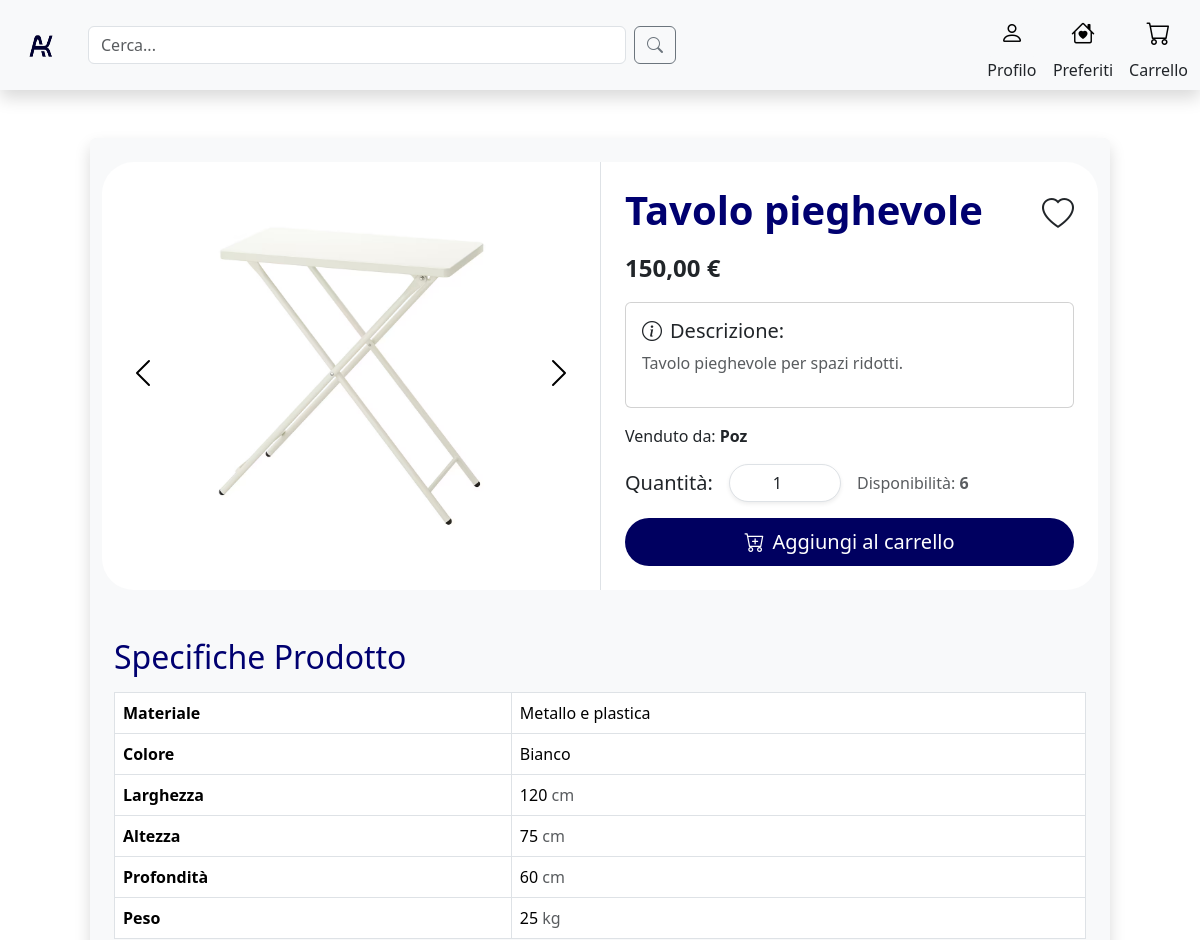
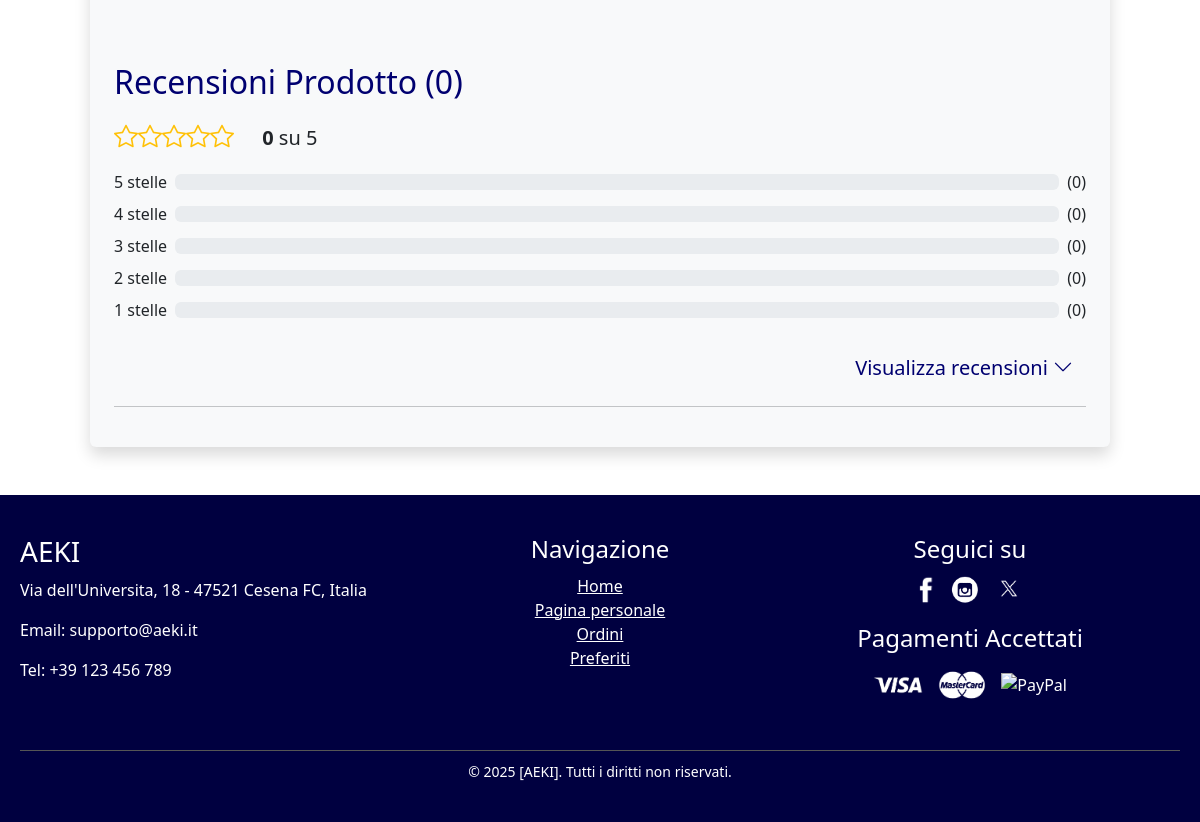
Page /singleProduct.php?id=45 on the committed database (2 pictures, top to bottom).
### tables this page shows
create table ImmagineProdotto (
     PercorsoImg VARCHAR(60) not null,
     Icona char not null,
     CodiceProdotto INT not null,
     constraint ID_ImmagineProdotto_ID primary key (PercorsoImg));

CREATE TABLE Prodotto (
    CodiceProdotto INT AUTO_INCREMENT,
    Nome VARCHAR(40) NOT NULL,
    Prezzo FLOAT NOT NULL,
    Descrizione VARCHAR(200) NOT NULL,
    NomeMateriale VARCHAR(40) not null,
    NomeColore VARCHAR(40) not null,
    Peso FLOAT NOT NULL,
    Disponibilita INT NOT NULL DEFAULT 6,
    Altezza FLOAT NOT NULL,
    Larghezza FLOAT NOT NULL,
    Profondita FLOAT NOT NULL,
    ValutazioneMedia FLOAT NOT NULL DEFAULT 0,  
    NumeroRecensioni INT NOT NULL DEFAULT 0,      
    NomeAmbiente VARCHAR(40) NOT NULL,
    NomeCategoria VARCHAR(40) NOT NULL,
    Username VARCHAR(20) NOT NULL,
    Rimosso char NOT NUlL,
    CONSTRAINT ID_Prodotto_ID PRIMARY KEY (CodiceProdotto)
);

### singleProduct.php (called while the page is built, shortened)
<?php
require_once 'bootstrap.php';
$templateParams["titolo"] = "Aeki - SingleProduct";
$templateParams["nome"] = "singleProduct_main.php";
$idprodotto = $_GET["id"];
$templateParams["prodotto"] = $dbh->getProdotto($idprodotto);
$templateParams["immagini"] = $dbh->getProdottoImages($idprodotto);
$templateParams["reviewsStats"] = $dbh->getStarNumber($idprodotto);
$templateParams["reviews"] = $dbh->getProductReviews($idprodotto);
$templateParams["prodotto"]["InWishlist"] = "false";
if (isset($_SESSION['user_id'])) {
    $userId = $_SESSION['user_id'];
    if ($dbh->inWishList($idprodotto, $userId)) {
        $templateParams["prodotto"]["InWishlist"] = "true";
    }
    $templateParams["userType"] = $dbh->userType($userId);
}else{
    $templateParams["userType"] = "Cliente";
}
$templateParams["js"] = array("js/addToCart.js","js/likeButton.js","js/singleProductReview.js");
require 'template/base.php';
?>

### db/database.php (called while the page is built, shortened)
<?php
class DatabaseHelper{
    private $db;
    public function __construct($servername, $username, $password, $dbname){
        $this->db = new mysqli($servername, $username, $password, $dbname);
    }
    public function getProdotto($idProdotto){
        $stmt = $this->db->prepare("SELECT * FROM Prodotto WHERE CodiceProdotto=?");
        $stmt->bind_param('i',$idProdotto);
        $stmt->execute();
        $result = $stmt->get_result();
        return $result->fetch_assoc();
    }
    public function getProdottoImages($idProdotto){
        $stmt = $this->db->prepare("SELECT PercorsoImg, Icona FROM ImmagineProdotto WHERE CodiceProdotto=?");
        $stmt->bind_param('i',$idProdotto);
        $stmt->execute();
        $result = $stmt->get_result();
        return $result->fetch_all(MYSQLI_ASSOC);
    }
    public function getStarNumber($idProdotto){
        $stmt = $this->db->prepare("SELECT r.stelle,COUNT(r.IDrecensione) AS numeroRecensioni
                                    FROM Recensione r
                                    WHERE r.CodiceProdotto = ?
                                    GROUP BY r.stelle
                                    ORDER BY r.stelle DESC");
        $stmt->bind_param('i', $idProdotto);
        $stmt->execute();
        $result = $stmt->get_result();
        return $result->fetch_all(MYSQLI_ASSOC);
    }
    public function getProductReviews($idProdotto){
        $stmt = $this->db->prepare("SELECT IDrecensione,Testo,stelle,r.Username AS Cliente
                                    FROM Recensione AS r
                                    JOIN Prodotto AS p ON p.CodiceProdotto = r.CodiceProdotto
                                    WHERE p.CodiceProdotto = ?");
        $stmt->bind_param('i', $idProdotto);
        $stmt->execute();
        $result = $stmt->get_result();
        return $result->fetch_all(MYSQLI_ASSOC);
    }
}
?>

### bootstrap.php (called while the page is built, shortened)
<?php
require_once("utils/functions.php");
require_once("db/database.php");
$dbh = new DatabaseHelper("localhost", "root", "", "aekiDb");
?>

### template/singleProduct_main.php (the view, shortened to what this page needs)
<link rel="stylesheet" href="./css/singleProduct_style.css">
<?php $prodotto = $templateParams["prodotto"];?>
<div class="row d-flex justify-content-center my-5">
    <div class = "col-md-10 col-12 rounded shadow bg-light p-4">
        <div class="row d-flex align-items-stretch bg-white rounded-5 ">
            <div class="col-md-6 d-flex justify-content-center align-items-center">
                <button class="btn me-3" type="button" data-bs-target="#productCarousel" data-bs-slide="prev">
                    <span class="carousel-control-prev-icon" aria-hidden="true"></span>
                </button>
                <div id="productCarousel" class="carousel slide p-2" data-bs-ride="carousel">
                    <div class="carousel-inner">
                        <?php foreach ($templateParams["immagini"] as $img): ?>
                            <?php if ($img["Icona"] == 'Y'): ?>
                                <div class="carousel-item active">
                                    <img src="<?php echo $img["PercorsoImg"]; ?>" class="d-block img-fluid rounded" alt="<?php echo $img["PercorsoImg"]; ?>">
                                </div>
                            <?php else : ?>
                                <div class="carousel-item">
                                    <img src="<?php echo $img["PercorsoImg"]; ?>" class="d-block img-fluid rounded" alt="<?php echo $img["PercorsoImg"]; ?>">
                                </div>
                            <?php endif; ?>
                        <?php endforeach; ?>
                    </div>
                </div>
                <button class="btn ms-3" type="button" data-bs-target="#productCarousel" data-bs-slide="next">
                    <span class="carousel-control-next-icon" aria-hidden="true"></span>
                </button>
            </div>
            <div class="col-md-6 p-4 d-flex border-start flex-column">
                <div class="d-flex align-items-center mb-2">
                    <h1 class="fw-bold flex-grow-1 display-6 " style = "color:#000070"><?php echo $prodotto["Nome"]; ?></h1>
                    <div>
                        <?php if ($prodotto["InWishlist"] == "true"): ?>
                            <span class="bi bi-heart-fill fs-2" data-id="<?php echo htmlspecialchars($prodotto["CodiceProdotto"]); ?>" style="display:inline-block;color:#B00000"></span>
                            <span class="bi bi-heart fs-2" data-id="<?php echo htmlspecialchars($prodotto["CodiceProdotto"]); ?>" style="display:none;"></span>
                        <?php else: ?>
                            <span class="bi bi-heart fs-2" data-id="<?php echo htmlspecialchars($prodotto["CodiceProdotto"]); ?>" style="display:inline-block;"></span>
                        <?php endif; ?>
                    </div>
                </div>
                <div class="mb-3">
                    <span class="fs-4 fw-semibold"><?php echo number_format($prodotto["Prezzo"], 2, ',', ''); ?> €</span>
                </div>
                <div class="card p-3 mb-3">
                    <h2 class="card-title fs-5"><span class="bi bi-info-circle me-2"></span>Descrizione:</h2>
                    <p class="fs-6 text-muted"><?php echo $prodotto["Descrizione"]; ?></p>
                </div>
                <span class="mb-3" >Venduto da: <span class="fw-semibold" ><?php echo $prodotto["Username"]; ?></span></span>
                <div class="d-flex align-items-center mb-3">
                    <label for="quantity" class="me-3 fs-5">Quantità:</label>
                    <input type="number" id="quantity" class="form-control w-25 me-3 rounded-pill px-4 text-center shadow-sm"
                        onchange="updateQuantity(<?php echo $prodotto['Disponibilita']?>)"
                        min="<?php echo $prodotto["Disponibilita"] > 0 ? 1 : 0; ?>"
                        max="<?php echo $prodotto["Disponibilita"]; ?>"
                        value="<?php echo $prodotto["Disponibilita"] > 0 ? 1 : 0; ?>">
                    <span class="text-muted fs-6">Disponibilità:
                        <span class="fw-semibold" style="<?php echo $prodotto["Disponibilita"] < 5 ? 'color:#B00000' : ''; ?>">
                            <?php echo $prodotto["Disponibilita"]; ?>
                        </span>
                    </span>
                </div>
                <button id="addToCartButton" class="btn rounded-pill w-100 py-2 fs-5 hover-shadow" style="background-color: #000060; color: #FFFFFF" data-id="<?php echo htmlspecialchars($prodotto["CodiceProdotto"]); ?> ">
                    <span class="bi bi-cart-plus me-2"></span>Aggiungi al carrello
                </button>
            </div>
        </div>
        <div class="row mt-5 ">
            <div class="col-12">
                <h2 class="mb-3" style = "color:#000070">Specifiche Prodotto</h2>
                <table class="table table-bordered table-rounded">
                    <tbody>
                        <tr>
                            <th>Materiale</th>
                            <td><?php echo $prodotto["NomeMateriale"]?></td>
                        </tr>
                        <tr>
                            <th>Colore</th>
                            <td><?php echo $prodotto["NomeColore"]?></td>
                        </tr>
                        <tr>
                            <th>Larghezza</th>
                            <td><?php echo $prodotto["Larghezza"]?> <span class = "text-muted">cm</span></td>
                        </tr>
                        <tr>
                            <th>Altezza</th>
                            <td><?php echo $prodotto["Altezza"]?> <span class = "text-muted">cm</span></td>
                        </tr>
                        <tr>
                            <th>Profondità</th>
                            <td><?php echo $prodotto["Profondita"]?> <span class = "text-muted">cm</span></td>
                        </tr>
                        <tr>
                            <th>Peso</th>
                            <td><?php echo $prodotto["Peso"]?> <span class = "text-muted">kg</span></td>
                        </tr>
                    </tbody>
                </table>
            </div>
        </div>
        <?php $totalReviews = $prodotto["NumeroRecensioni"]?>
        <div class="row mt-5 ">
            <div class="col-12 ">
                <h2 class="mb-3" style = "color:#000070">Recensioni Prodotto<span class = "ms-2">(<?php echo $totalReviews?>)</span></h2>
                <div class=" mb-3">
                    <span class="fs-4 text-warning"><?php echo getStars((int)$prodotto["ValutazioneMedia"]) ?></span>
                    <span class = "ms-4 fs-5 fw-semibold"><?php echo $prodotto["ValutazioneMedia"] ?> <span class = "fs-5 fw-normal"> su 5</span></span>
                </div>
                <?php foreach (range(5, 1) as $stars): ?>
                    <?php
                    $reviewCount = 0;
                    ?>
                    <div class="d-flex align-items-center mb-2">
                        <span class="me-2"><?php echo $stars ?> stelle</span>
                        <div class="progress flex-grow-1">
                        </div>
                        <span class="ms-2">(<?php echo $reviewCount ?>)</span>
                    </div>
                <?php endforeach; ?>
            </div>
            <div class="col-12 mt-3">
                <div class="d-flex justify-content-md-end justify-content-center">
                    <button class="btn btn-link text-decoration-none fs-5" id="toggle-reviews-btn" style="color:#000070">
                        Visualizza recensioni
                        <span class="bi bi-chevron-down" id="toggle-icon"></span>
                    </button>
                </div>
                <hr>
            </div>
        </div>
    </div>
</div>

### css/singleProduct_style.css (style rules this page uses)
.carousel-inner img { max-width: 100%; max-height: 400px; object-fit: contain; }
.carousel-item img { transition: transform 0.1s ease, box-shadow 0.1s ease; cursor: zoom-in; object-fit: contain; }
.carousel-control-prev-icon, .carousel-control-next-icon { filter: invert(1); }

### rows in the picture
immagineprodotto: PercorsoImg (picture)
prodotto: Nome "Tavolo pieghevole", Prezzo "150,00", Descrizione "Tavolo pieghevole per spazi ridotti.", Username "Poz", Disponibilita "1", Disponibilita "6", NomeMateriale "Metallo e plastica", NomeColore "Bianco", Larghezza "120", Altezza "75", Profondita "60", Peso "25", NumeroRecensioni "0", ValutazioneMedia "0"

### other values in the picture
$stars "5"
$reviewCount "0"
$stars "4"
$stars "3"
$stars "2"
$stars "1"
